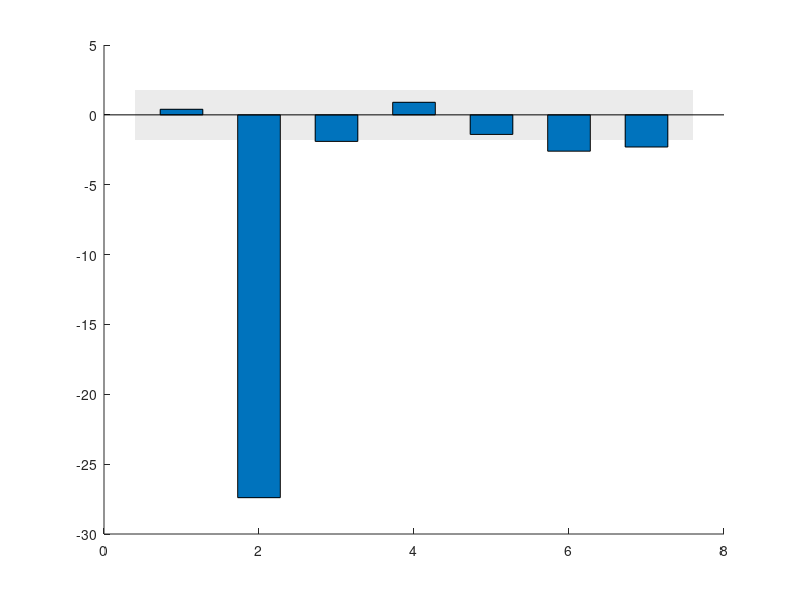

Write MATLAB code to recreate this figure. (Note: this script raises an error after producing the figure.)
% plot_retro_bank.m — retro-reflector bank verdict figure (stage K).
% Study dir: results_from_athena/retro_bank | Job 124310 | 2026-07-19
% Purpose: dT per retro variant vs the 0.0018 jitter floor. The Al bar is an
% INSTRUMENT result (staircase-mesh metal absorption at dx=50 nm), not physics.

labels = {'flat PEC d=2.80', 'flat Al d=3.00 (mesh artifact)', ...
          'PEC comb r110', 'PEC comb r150', 'PEC comb 2-row', ...
          'corner wall d=3.000', 'corner wall d=3.054'};
dT = [0.0004 -0.0274 -0.0019 0.0009 -0.0014 -0.0026 -0.0023];   % MEASURED 124310
T_ctrl = 0.8851; lam_res = 1558.612;

fig = figure('Visible', 'on', 'Position', [80 80 950 520]);
hold on;
fill([0.4 7.6 7.6 0.4], 1e3*[-0.0018 -0.0018 0.0018 0.0018], ...
     [0.92 0.92 0.92], 'EdgeColor', 'none');
b = bar(1:7, 1e3*dT, 0.55, 'FaceColor', [0 0.45 0.74]);
b.FaceColor = 'flat';
b.CData(2,:) = [0.6 0.6 0.6];              % Al = instrument bar, grayed
yline(0, 'k-');
yline(1e3*0.0019, ':', 'Color', [0.85 0.33 0.10], 'LineWidth', 1.1, ...
      'Label', 'flat-wall best (d-scan, +0.0019)');
hold off;
grid on; box on;
set(gca, 'XTick', 1:7, 'XTickLabel', labels, 'XTickLabelRotation', 25);
ylabel('\DeltaT vs control (\times10^{-3})');
ylim(1e3*[-0.0285 0.004]);
title(sprintf(['Retro bank (350 nm layer) — TM corr-400 W800, ' ...
               '\\lambda_{res}=%.3f nm, T_{ctrl}=%.4f  |  band = \\pm0.0018 floor'], ...
              lam_res, T_ctrl));

out_dir = fullfile(fileparts(mfilename('fullpath')), '..', ...
                   'results_from_athena', 'retro_bank');
exportgraphics(fig, fullfile(out_dir, 'retro_bank_verdict.png'), 'Resolution', 200);
savefig(fig, fullfile(out_dir, 'retro_bank_verdict.fig'));
fprintf('saved: %s\nsaved: %s\n', fullfile(out_dir, 'retro_bank_verdict.png'), ...
        fullfile(out_dir, 'retro_bank_verdict.fig'));
